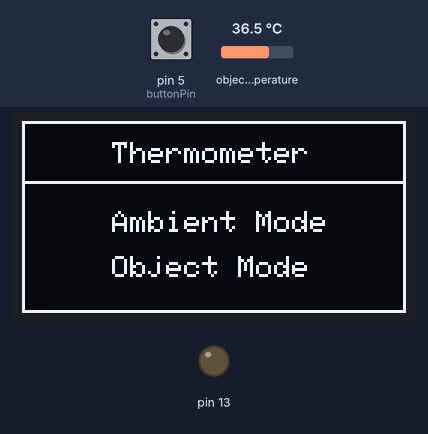
This sketch was run on a simulated Arduino Uno, built with avr-gcc and run on an emulated ATmega328P. On the bench: 128×64 one-colour display, output pins drawn as LEDs (lit = HIGH). Inputs (shaded band) come from the test bench; at power-on: pin 5 (buttonPin) LOW, object temperature 36.5 °C. What the sketch prints to the serial monitor is not drawn.

Above: at 3.3 s.
3.4 s: pin 5 (buttonPin) pulled HIGH for 1 s
At 6.99 s:
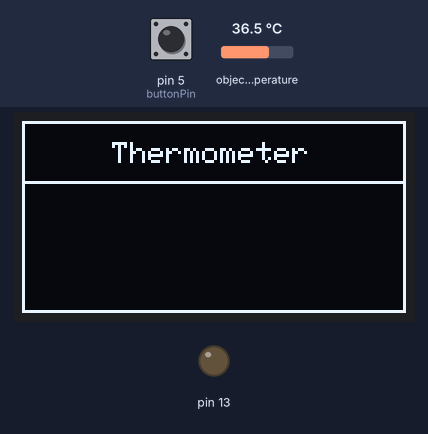
At 7.9 s:
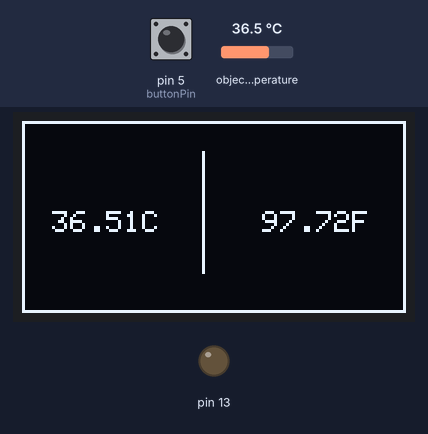
Timing chart, 0 to 9.4 s (numbered marks = the images above; inputs shaded):
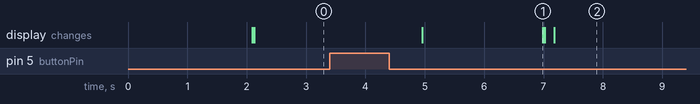

The sketch:

IrThermometer_withOled.ino
```cpp
/* One button Temperature monitor device.
 * using spi ssd1306 oled display 128*64
 * using mlx90614 temperature sensor
*/
#include <SPI.h>
#include <Wire.h>
#include <Adafruit_GFX.h>
#include <Adafruit_SSD1306.h>
#include <Adafruit_MLX90614.h>
// If using software SPI (the default case):
#define OLED_MOSI   9
#define OLED_CLK   10
#define OLED_DC    11
#define OLED_CS    12
#define OLED_RESET 6
int i =0;
int counter =0;
const int buttonPin = 5;    // the number of the pushbutton pin
int buttonState;             // the current reading from the input pin
int lastButtonState = LOW;   // the previous reading from the input pin

unsigned long lastDebounceTime = 0;  // the last time the output pin was toggled
unsigned long debounceDelay = 50;    // the debounce time; increase if the output flickers
unsigned long start, finished, elapsed;
Adafruit_SSD1306 display(OLED_MOSI, OLED_CLK, OLED_DC, OLED_RESET, OLED_CS);
Adafruit_MLX90614 mlx = Adafruit_MLX90614();

void setup()
{
  Serial.begin(9600);
  mlx.begin();
  pinMode( buttonPin,INPUT);
  pinMode(13,OUTPUT);
  digitalWrite(13,LOW);
  display.begin(SSD1306_SWITCHCAPVCC);
  display.clearDisplay();
  firstScreen();
  delay(2000);
  displayMenu();

}


void loop()
{
  if(elapsed >=180000)
  {
    digitalWrite(13,HIGH);
    extern volatile unsigned long timer0_millis;
    unsigned long new_value = 0;
    uint8_t oldSREG = SREG;
    cli();
    timer0_millis = new_value;
    SREG = oldSREG;
    Serial.println("shutting off");
    delay(200);
    Serial.end();
    display.ssd1306_command(SSD1306_DISPLAYOFF);
    display.display();
  }
  else
  {
    start=millis();
    delay(200); // for debounce
    Serial.println("Started...");
    delay(200); // for debounce
    displayResult();
    if(buttonPress()== 1)
   {
   //button press
   }
    }

}
void firstScreen()
{
  display.drawRoundRect(15,18,100, 40,10, WHITE);
  display.setTextColor(WHITE,BLACK);
  display.setTextSize(1);
  display.setCursor(30,26);
  display.println("Thermometer");
  display.setCursor(35,45);
  display.println("Ambi+Obj");
  display.display();
}
void displayMenu()
{
  display.clearDisplay();
  display.drawRect(0, 0, 128, 64, WHITE);
  display.setTextColor(WHITE,BLACK);
  display.setTextSize(1);
  display.setCursor(30,7);
  display.println("Thermometer");
  display.drawLine(0, 20, 128, 20, WHITE);
  display.display();

  display.setTextSize(1);
  display.setCursor(30,30);
  display.println("Ambient Mode");
  display.setTextSize(1);
  display.setCursor(30,45);
  display.println("Object Mode");
  display.display();


}


boolean buttonPress()
{
  int reading=digitalRead(buttonPin);

  if (reading != lastButtonState)
  {
    // reset the debouncing timer
    lastDebounceTime = millis();
  }
  if ((millis() - lastDebounceTime) > debounceDelay)
  {
   // if the button state has changed:
    if (reading != buttonState)
    {
      buttonState = reading;
      if (buttonState == LOW)
      {
        SelectOption(counter);
       counter++;
    }
   }
  }
 lastButtonState = reading;
}

void SelectOption(int sel)
{
  if(sel%2 == 1)
  {
  display.setCursor(10,30);
  display.println(">");
  display.display();
  delay(2000);
   display.clearDisplay();
   displayMenu();
   display.display();
   delay(50);
   ambientMode();
}
else
{
  display.setCursor(10,45);
  display.println(">");
  display.display();
  delay(2000);
  display.clearDisplay();
  displayMenu();
   display.display();
   delay(50);
    objectMode();
}
}
void ambientMode()
{
  display.clearDisplay();
  display.drawRect(0, 0, 128, 64, WHITE);
  display.setTextColor(WHITE,BLACK);
  display.setTextSize(1.5);
  display.setCursor(10,30);
  display.print(mlx.readAmbientTempC());
  display.print("C");
  display.display();

  display.drawLine(60,10, 60, 50, WHITE);
  display.display();

  display.setCursor(80,30);
  display.print(mlx.readAmbientTempF());
  display.print("F");
  display.display();
  delay(5000);
  display.clearDisplay();
  displayMenu();

}
void objectMode()
{
  display.clearDisplay();
  display.drawRect(0, 0, 128, 64, WHITE);
  display.setTextColor(WHITE,BLACK);
  display.setTextSize(1.5);
  display.setCursor(10,30);
  display.print(mlx.readObjectTempC());
  display.print("C");
  display.display();

  display.drawLine(60,10, 60, 50, WHITE);
  display.display();

  display.setCursor(80,30);
  display.print(mlx.readObjectTempF());
  display.print("F");
  display.display();
  delay(5000);
  display.clearDisplay();
  displayMenu();
}
void displayResult()
{

  float h,m,s,ms;
  unsigned long over;
  elapsed=start;
  h=int(elapsed/3600000);
  over=elapsed%3600000;
  m=int(over/60000);
  over=over%60000;
  s=int(over/1000);
  ms=over%1000;
  Serial.print("Raw elapsed time: ");
  Serial.println(elapsed);
  Serial.print("Elapsed time: ");
  Serial.print(h,0);
  Serial.print("h ");
  Serial.print(m,0);
  Serial.print("m ");
  Serial.print(s,0);
  Serial.print("s ");
  Serial.print(ms,0);
  Serial.println("ms");
  Serial.println();
  return elapsed;
}
```

Measured:
- after the input at 3.4 s, the display: first changes after 1.6 s (image 1 shows a later state)
